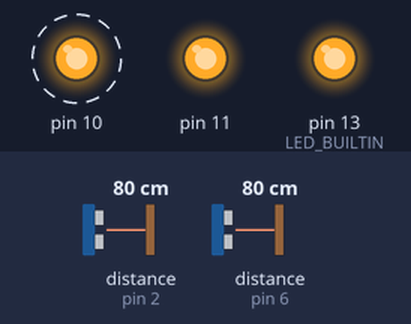
The sketch below on a simulated Arduino Uno, built with avr-gcc and run on an emulated ATmega328P. Shown: output pins drawn as LEDs (lit = HIGH). Wiring (inferred from the names in the program): 2 × ultrasonic range finder: trigger pin 3, echo pin 2 / trigger pin 7, echo pin 6. Dashed ring = blinking. The inputs (shaded band) are chosen by the test bench; at power-on: distance to the obstacle (sensors on pin 6, pin 2) 80 cm. The echo pulse lasts 58.3 µs per cm; pins used as bus, display or sensor lines are not drawn.

Above: at 6.9 s.
7.0 s: distance to the obstacle (sensor on pin 6) set to 196 cm
At 8.0 s:
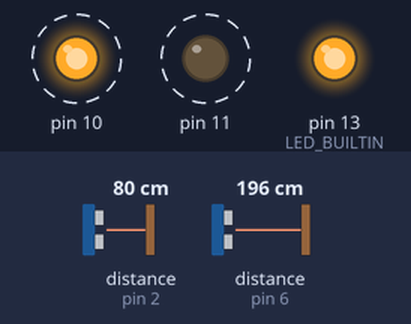
11.4 s: distance to the obstacle (sensor on pin 6) set to 202 cm
At 13.55 s:
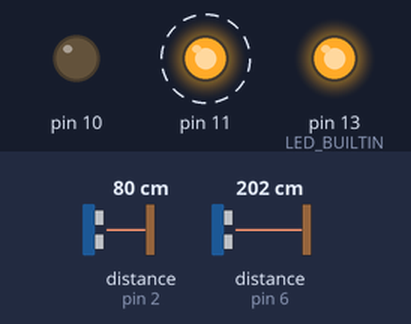
At 14.7 s:
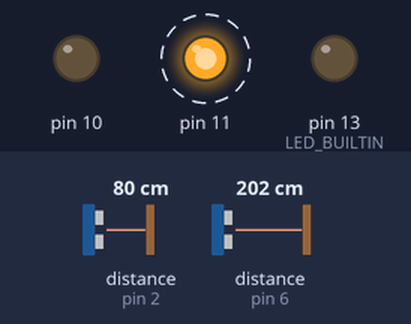
Timing chart, 0 to 16.2 s (numbered marks = the images above; inputs shaded):
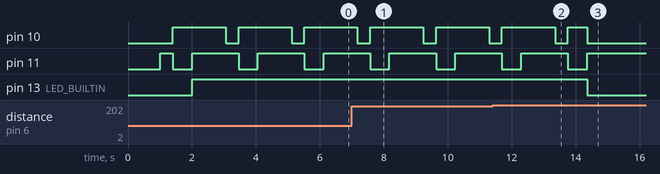

Measured:
- the behaviour switches between 199 and 200 cm on distance to the obstacle (sensor on pin 6) (found by bisection; images 1 and 2)
- after the input at 11.4 s, pin 11: goes on until 14.4 s, then stays HIGH; pin 13 (LED_BUILTIN): HIGH → LOW after 3.0 s
- by itself, pin 11: repeats every 2.1 s: LOW 0.60 s, HIGH 1.5 s

The sketch:

robot_challenge_2.ino
```cpp
/*

*/

//int distance_dangerous = 150; // about 50cm
//int distance_ahead;
const int echopin = 6;
const int trigpin = 7;
const int echopin2=2;
const int trigpin2=3;


long duration;
long durationDown;
long distance;
long distanceDown;
int maximumRange = 200;
int minimumRange = 0;
int maximumRangeDown=15;
int minimumRangeDown=0;

void setup()
{
  //servo.attach(8);  // attaches the servo on pin 8 to the servo object
  // quadruple half-H bridge SN754410NE
  // always enabled -> 1,2EN & 3,4EN connected to high level
  // motor 1: pins 9 & 10 (outputs 1A i 2A)
  // motor 2: pins 11 & 12 (outputs 3A i 4A)
  pinMode(9, OUTPUT);
  pinMode(10, OUTPUT);
  pinMode(11, OUTPUT);
  pinMode(12, OUTPUT);
  pinMode(trigpin, OUTPUT);
  pinMode(echopin, INPUT);
  pinMode(trigpin2,OUTPUT);
  pinMode(echopin2,OUTPUT);
  pinMode(LED_BUILTIN, OUTPUT);

  Serial.begin(9600);
}

void robot_stop()
{
//  Serial.println("STOP");
  // motor 1 stop
  digitalWrite(9, LOW);
  digitalWrite(10, LOW);
  // motor 2 stop
  digitalWrite(11, LOW);
  digitalWrite(12, LOW);
}

void robot_reverse(){
  digitalWrite(9, HIGH);
  digitalWrite(10, LOW);
  // motor 2 forward
  digitalWrite(11, LOW);
  digitalWrite(12, HIGH);
}
void robot_forward()
{
//  Serial.println("FORWARD");
  // motor 1 forward
  digitalWrite(9, LOW);
  digitalWrite(10, HIGH);
  // motor 2 forward
  digitalWrite(11, HIGH);
  digitalWrite(12, LOW);
}


void turn_left()
{
//  Serial.println("LEFT");
  // motor 1 stop
  digitalWrite(9, LOW);
  digitalWrite(10, LOW);
  // motor 2 forward
  digitalWrite(11, HIGH);
  digitalWrite(12, LOW);
  delay (400);  //adjust!!!!
  // motor 2 stop
  digitalWrite(11, LOW);
  digitalWrite(12, LOW);
}


void turn_right()
{
//  Serial.println("RIGHT");
  // motor 1 forward
  digitalWrite(9, LOW);
  digitalWrite(10, HIGH);
  // motor 2 stop
  digitalWrite(11, LOW);
  digitalWrite(12, LOW);
  delay (600); //adjust!!!!
  // motor 1 stop
  digitalWrite(9, LOW);
  digitalWrite(10, LOW);
}

void loop()
{
 digitalWrite(trigpin, LOW); //measure ultrasonic sensor up
 delayMicroseconds(2);

 digitalWrite(trigpin, HIGH);
 delayMicroseconds(10);

 digitalWrite(trigpin, LOW);
 duration = pulseIn(echopin, HIGH);
 distance = duration/58.2;

 digitalWrite(trigpin2, LOW); //measure ultrasonic sensor down
 delayMicroseconds(2);

 digitalWrite(trigpin2, HIGH);
 delayMicroseconds(10);

 digitalWrite(trigpin2, LOW);
 durationDown = pulseIn(echopin2, HIGH);
 distanceDown = durationDown/58.2;
 robot_forward();
 turn_left();
 turn_right();
 if(distanceDown >= maximumRangeDown){
  //out of range
  robot_stop();
  robot_reverse();
  turn_left();
 }
 while (distance >= maximumRange){
 /* Send a negative number to computer and Turn LED ON
 to indicate "out of range" */
 //Serial.println("-1");
 digitalWrite(LED_BUILTIN, LOW);
 robot_stop();
 turn_left();

 }
 /* Send the distance to the computer using Serial protocol, and
 turn LED OFF to indicate successful reading. */
 //Serial.println(distance);
 digitalWrite(LED_BUILTIN, HIGH);
 robot_forward();


 //Delay 50ms before next reading.
 delay(50);

}
```
